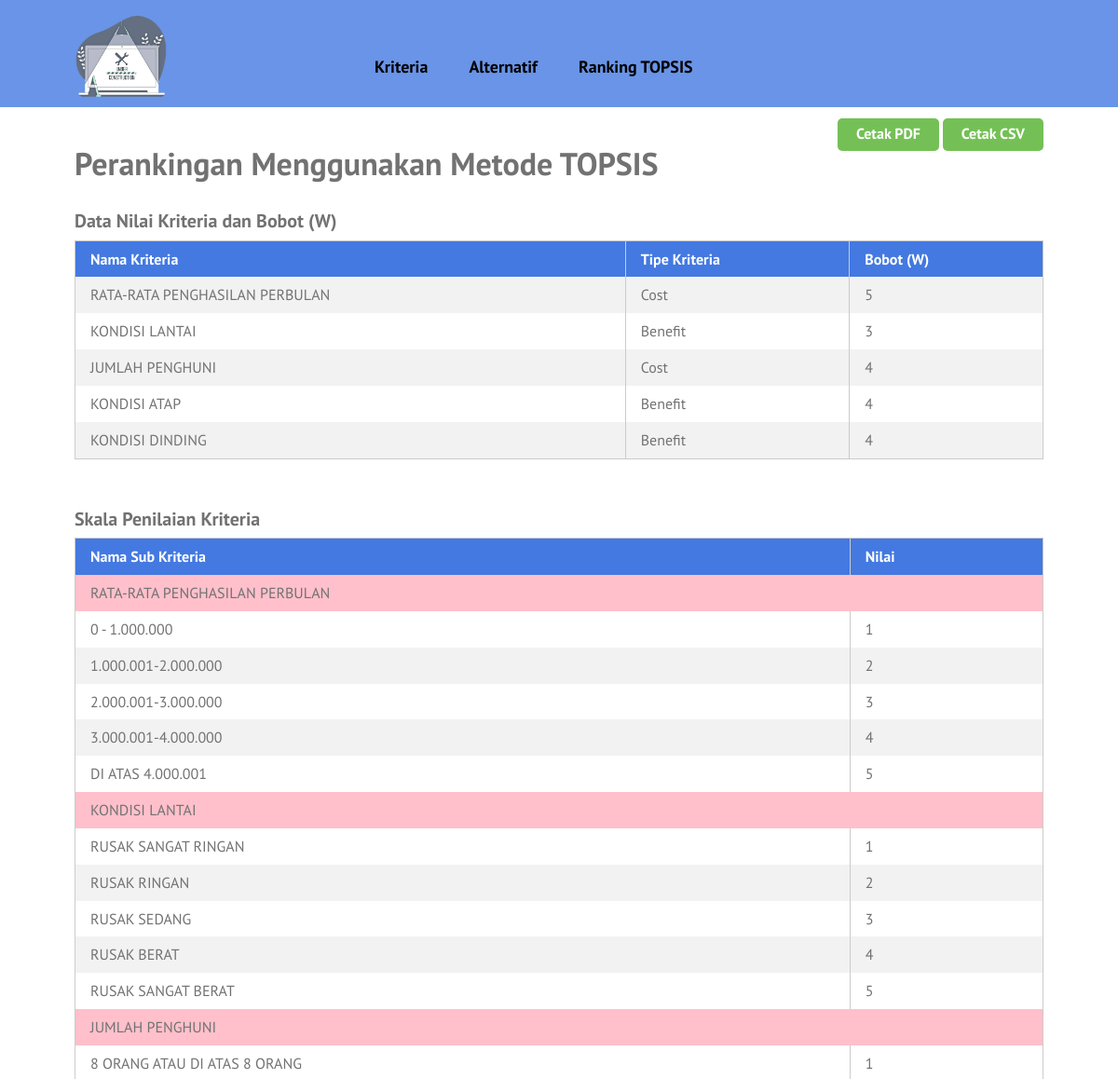
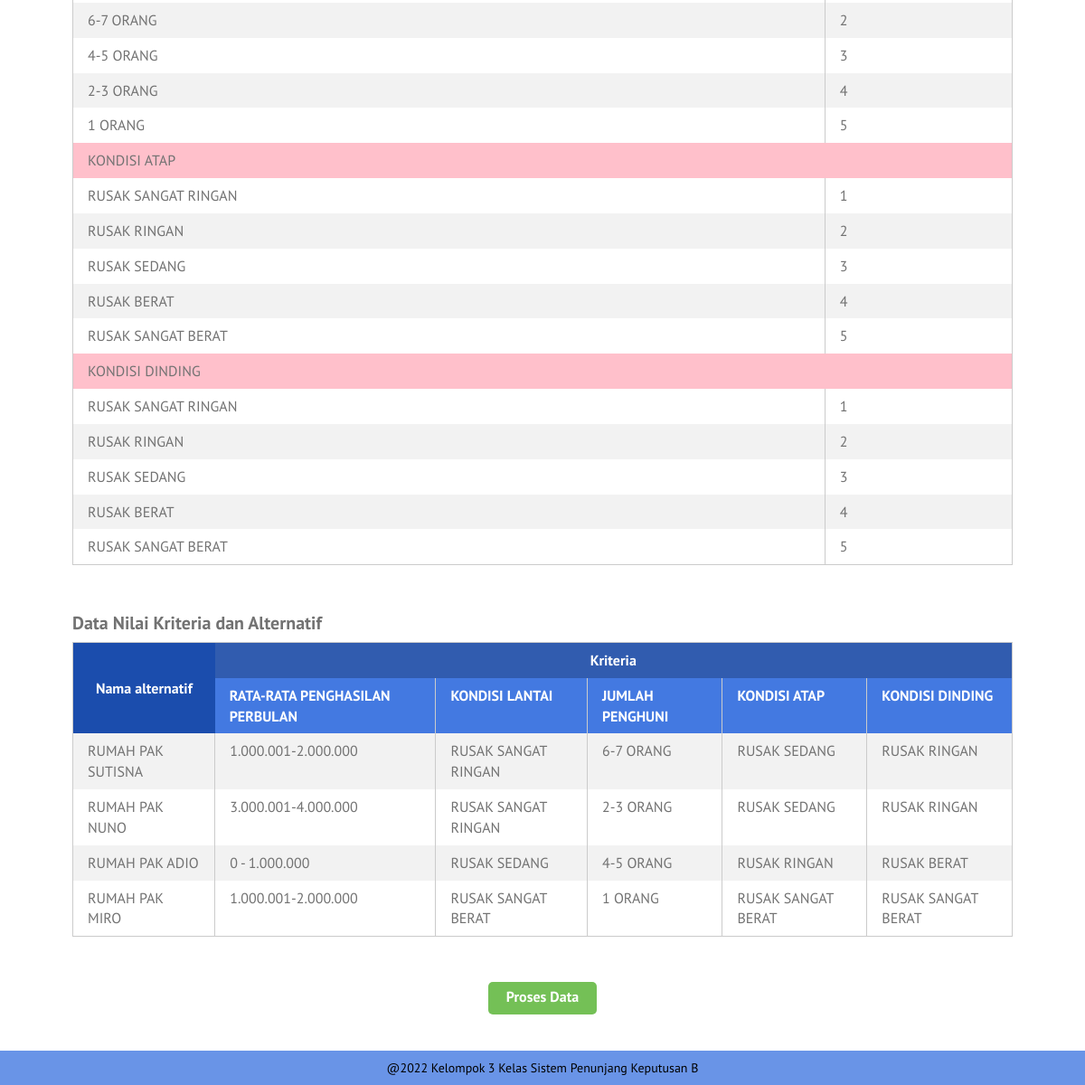
The app's page /ranking-topsis.php with its own data (2 pictures, top to bottom).
### tables this page shows
CREATE TABLE `kriteria` (
  `id_kriteria` int(10) NOT NULL,
  `nama` varchar(30) NOT NULL,
  `id_tipe` int(11) NOT NULL,
  `bobot` float NOT NULL
);

CREATE TABLE `tipe_kriteria` (
  `id_tipe` int(11) NOT NULL,
  `tipe` varchar(10) NOT NULL
);

CREATE TABLE `skala_penilaian` (
  `id_skala` int(11) NOT NULL,
  `id_kriteria` int(11) NOT NULL,
  `nama` varchar(30) NOT NULL,
  `nilai` float NOT NULL
);

CREATE TABLE `alternatif` (
  `id_alternatif` int(10) NOT NULL,
  `nama_alternatif` varchar(40) NOT NULL,
  `keterangan` text NOT NULL,
  `tanggal_input` date NOT NULL
);

### ranking-topsis.php (the view, shortened to what this page needs)
<?php
require_once('includes/init.php');
$judul_page = 'Perankingan Menggunakan Metode TOPSIS';
require_once('template-parts/header.php');
$query = $pdo->prepare('SELECT id_kriteria, nama, tipe, bobot
	FROM kriteria join tipe_kriteria on kriteria.id_tipe=tipe_kriteria.id_tipe');
$query->execute();
$query->setFetchMode(PDO::FETCH_ASSOC);
$kriterias = $query->fetchAll();
$query2 = $pdo->prepare('SELECT id_alternatif, nama_alternatif FROM alternatif');
$query2->execute();
$query2->setFetchMode(PDO::FETCH_ASSOC);
$alternatifs = $query2->fetchAll();
foreach($kriterias as $kriteria):
	$id_kriteria = $kriteria['id_kriteria'];
endforeach;
?>
<div class="main-content-row">
<div class="container clearfix">
	<div id="header-right" style="margin-top:10px">
		<a href="cetak-topsis.php" target="_BLANK" class="button">Cetak PDF</a>
		<a href="cetak-topsis2.php" target="_BLANK" class="button">Cetak CSV</a>
	</div>
	<div class="main-content main-content-full the-content">
		<h1><?php echo $judul_page; ?></h1>
		<h3>Data Nilai Kriteria dan Bobot (W)</h3>
		<table class="pure-table pure-table-striped">
			<thead>
				<tr>
					<th>Nama Kriteria</th>
					<th>Tipe Kriteria</th>
					<th>Bobot (W)</th>
				</tr>
			</thead>
			<tbody>
				<?php foreach($kriterias as $hasil): ?>
					<tr>
						<td><?php echo $hasil['nama']; ?></td>
						<td><?php echo $hasil['tipe']; ?></td>
						<td><?php echo $hasil['bobot']; ?></td>
					</tr>
				<?php endforeach; ?>
			</tbody>
		</table>
		<h3>Skala Penilaian Kriteria</h3>
		<?php
			$query6 = $pdo->prepare('SELECT * FROM kriteria');
			$query6->execute();
			$query6->setFetchMode(PDO::FETCH_ASSOC);
			if($query6->rowCount() > 0):
		?>
		<table class="pure-table pure-table-striped">
			<thead>
				<tr>
					<th>Nama Sub Kriteria</th>
					<th>Nilai</th>
				</tr>
			</thead>
			<tbody>
				<?php while($hasill = $query6->fetch()): ?>
					<tr>
						<td colspan="5" style="background-color:pink"><?php echo $hasill['nama']; ?></td>
								<?php
									$query22 = $pdo->prepare('SELECT * FROM skala_penilaian WHERE id_kriteria='.$hasill['id_kriteria']);
									$query22->execute();
									$query22->setFetchMode(PDO::FETCH_ASSOC);
									if($query2->rowCount() > 0):
										while($hasil22 = $query22->fetch()):
								?>
						<tr>
							<td><?php echo $hasil22['nama']; ?></td>
							<td><?php echo $hasil22['nilai']; ?></td>
								<?php endwhile; ?>
								<?php endif; ?>
						</tr>
					</tr>
				<?php endwhile; ?>
			</tbody>
		</table>
		<?php endif; ?>
		<h3>Data Nilai Kriteria dan Alternatif</h3>
		<?php
			$query = $pdo->prepare('SELECT id_kriteria, nama, tipe, bobot FROM kriteria join tipe_kriteria on kriteria.id_tipe=tipe_kriteria.id_tipe');
			$query->execute();
			$kriteriass = $query->fetchAll(PDO::FETCH_GROUP|PDO::FETCH_UNIQUE);
			$query2 = $pdo->prepare('SELECT id_alternatif, nama_alternatif FROM alternatif');
			$query2->execute();
			$query2->setFetchMode(PDO::FETCH_ASSOC);
			$alternatifs = $query2->fetchAll();
		?>
		<table class="pure-table pure-table-striped">
			<thead>
				<tr class="super-top">
					<th rowspan="2" class="super-top-left" style="background-color: #1b4dad;">Nama alternatif</th>
					<th colspan="<?php echo count($kriteriass); ?>">Kriteria</th>
				</tr>
				<tr>
					<?php foreach($kriteriass as $kriteria ): ?>
						<th><?php echo $kriteria['nama']; ?></th>
					<?php endforeach; ?>
				</tr>
			</thead>
			<tbody>
				<?php foreach($alternatifs as $alternatif): ?>
					<tr>
						<td><?php echo $alternatif['nama_alternatif']; ?></td>
						<?php
						$query3 = $pdo->prepare('SELECT nilai_alternatif.id_kriteria as id_kriteria, nama FROM nilai_alternatif join skala_penilaian on skala_penilaian.id_skala=nilai_alternatif.id_skala
							WHERE id_alternatif = :id_alternatif');
						$query3->execute(array(
							'id_alternatif' => $alternatif['id_alternatif']
						));
						$query3->setFetchMode(PDO::FETCH_ASSOC);
						$nilais = $query3->fetchAll(PDO::FETCH_GROUP|PDO::FETCH_UNIQUE);
						foreach($kriteriass as $id_kriteria => $values):
							echo '<td>';
							if(isset($nilais[$id_kriteria])) {
								echo $nilais[$id_kriteria]['nama'];
							}
							echo '</td>';
						endforeach;
						?>
					</tr>
				<?php endforeach; ?>
			</tbody>
		</table>
		<center>
			<button class="button" onclick="showDiv('toggle','tombol')" id="tombol" style="display:block">Proses Data</button>
		</center>
	</div>
</div>
</div>
<?php
require_once('template-parts/footer.php');

### stylesheets/style.css (style rules this page uses)
html,body,div,span,applet,object,iframe,h1,h2,h3,h4,h5,h6,p,blockquote,pre,a,abbr,acronym,address,big,cite,code,del,dfn,em,img,ins,kbd,q,s,samp,small,strike,strong,sub,sup,tt,var,b,u,i,center,dl,dt,dd,ol,ul,li,fieldset,form,label,legend,table,caption,tbody,tfoot,thead,tr,th,td,article,aside,canvas,details,embed,figure,figcaption,footer,header,hgroup,menu,nav,output,ruby,section,summary,time,mark,audio,video { margin:0;padding:0;border:0;font-size:100%;vertical-align:baseline }
body { line-height:1 }
table { border-collapse:collapse;border-spacing:0 }
*,*:before,*:after { -moz-box-sizing:border-box;-webkit-box-sizing:border-box;box-sizing:border-box }
.clearfix:before,.clearfix:after { content:" ";display:table }
.clear,.clearfix:after { clear:both }
a { color:#74c056;text-decoration:none }
.container { max-width:1100px;margin:0 auto;position:relative;padding:0 30px }
body { background:#74c056;font-family:"PT Sans",sans-serif;color:#727272;font-size:14px;line-height:1.3;font-weight:500 }
h1,h2,h3,h4,h5,h6 { font-weight:300 }
.pure-table { border-collapse:collapse;border-spacing:0;empty-cells:show;border:1px solid #cbcbcb;width:100% }
.pure-table td,.pure-table th { border-left:1px solid #cbcbcb;border-width:0 0 0 1px;font-size:inherit;margin:0;overflow:visible;padding:0.5em 1em }
.pure-table tr.super-top th { background:#519133;color:#fff;text-align:center;vertical-align:middle;border:0 }
.pure-table tr.super-top th.super-top-left { background:#1e410d }
.pure-table th.super-top-left { background:#1e410d }
.pure-table td:first-child,.pure-table th:first-child { border-left-width:0 }
.pure-table thead { background-color:#74c056;color:#fff;text-align:left;vertical-align:bottom }
.pure-table thead th { color:#fff }
.pure-table td { background-color:transparent }
.pure-table-striped tr:nth-child(2n-1) td { background-color:#f2f2f2 }
.the-content { font-size:16px;line-height:1.42857 }
.the-content h1,.the-content h2,.the-content h3,.the-content h4,.the-content h5,.the-content h6 { font-weight:700 }
.the-content h1 { font-size:34px;margin:0.8em 0 0.8em;padding:0;line-height:1.2 }
.the-content h3 { font-size:20px;margin:0.8em 0 0.3em }
.the-content blockquote,.the-content table,.the-content p,.the-content ul,.the-content ol,.the-content dd,.the-content pre,.the-content iframe,.the-content .flxmap-container,.the-content hr { margin-bottom:1em }
.the-content table { margin-bottom:50px }
.the-content>h1:first-child,.the-content>h3:first-child,.the-content>h2:first-child { margin-top:0 }
button,a { -webkit-transition:all .2s ease;-moz-transition:all .2s ease;-o-transition:all .2s ease;transition:all 0.2s ease }
.the-content .button,.button { background:#74c056;color:#fff;display:inline-block;font-size:16px;font-weight:700;line-height:1.2;border:0;font-family:inherit;padding:7px 20px 9px;cursor:pointer;border-radius:5px }
#header-right { float:right;padding-top:2px }
.main-content { float:right;width:77%;padding:40px 0 }
.main-content-full { float:none;width:auto }

### template-parts/header.php (style rules this page uses)
body { background: #6994e7; }

### ranking-topsis.php (style rules this page uses)
.pure-table thead { background-color: #4379e1; }
.pure-table tr.super-top th { background: #315caf; }

### records on screen
kriteria: nama "RATA-RATA PENGHASILAN PERBULAN", id_tipe.tipe "Cost", bobot "5", nama "1.000.001-2.000.000", nama "3.000.001-4.000.000", nama "0 - 1.000.000"
kriteria: nama "KONDISI LANTAI", id_tipe.tipe "Benefit", bobot "3", nama "RUSAK SANGAT RINGAN", nama "RUSAK SEDANG", nama "RUSAK SANGAT BERAT"
kriteria: nama "JUMLAH PENGHUNI", id_tipe.tipe "Cost", bobot "4", nama "6-7 ORANG", nama "2-3 ORANG", nama "4-5 ORANG", nama "1 ORANG"
kriteria: nama "KONDISI ATAP", id_tipe.tipe "Benefit", bobot "4", nama "RUSAK SEDANG", nama "RUSAK RINGAN", nama "RUSAK SANGAT BERAT"
kriteria: nama "KONDISI DINDING", id_tipe.tipe "Benefit", bobot "4", nama "RUSAK RINGAN", nama "RUSAK BERAT", nama "RUSAK SANGAT BERAT"
skala_penilaian: nama "0 - 1.000.000", nilai "1"
skala_penilaian: nama "1.000.001-2.000.000", nilai "2"
skala_penilaian: nama "2.000.001-3.000.000", nilai "3"
skala_penilaian: nama "3.000.001-4.000.000", nilai "4"
skala_penilaian: nama "DI ATAS 4.000.001", nilai "5"
skala_penilaian: nama "RUSAK SANGAT RINGAN", nilai "1"
skala_penilaian: nama "RUSAK RINGAN", nilai "2"
skala_penilaian: nama "RUSAK SEDANG", nilai "3"
skala_penilaian: nama "RUSAK BERAT", nilai "4"
skala_penilaian: nama "RUSAK SANGAT BERAT", nilai "5"
skala_penilaian: nama "8 ORANG ATAU DI ATAS 8 ORANG", nilai "1"
skala_penilaian: nama "6-7 ORANG", nilai "2"
skala_penilaian: nama "4-5 ORANG", nilai "3"
skala_penilaian: nama "2-3 ORANG", nilai "4"
skala_penilaian: nama "1 ORANG", nilai "5"
skala_penilaian: nama "RUSAK SANGAT RINGAN", nilai "1"
skala_penilaian: nama "RUSAK RINGAN", nilai "2"
skala_penilaian: nama "RUSAK SEDANG", nilai "3"
skala_penilaian: nama "RUSAK BERAT", nilai "4"
skala_penilaian: nama "RUSAK SANGAT BERAT", nilai "5"
skala_penilaian: nama "RUSAK SANGAT RINGAN", nilai "1"
skala_penilaian: nama "RUSAK RINGAN", nilai "2"
skala_penilaian: nama "RUSAK SEDANG", nilai "3"
skala_penilaian: nama "RUSAK BERAT", nilai "4"
skala_penilaian: nama "RUSAK SANGAT BERAT", nilai "5"
alternatif: nama_alternatif "RUMAH PAK SUTISNA"
alternatif: nama_alternatif "RUMAH PAK NUNO"
alternatif: nama_alternatif "RUMAH PAK ADIO"
alternatif: nama_alternatif "RUMAH PAK MIRO"

### other values on screen
$judul_page "Perankingan Menggunakan Metode TOPSIS"
